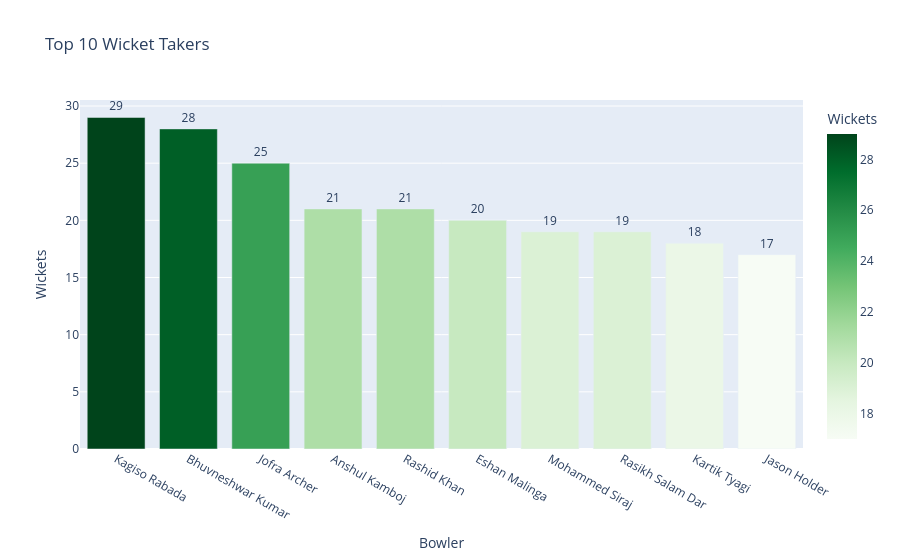

The code cell stored with this chart in its notebook:
### Code cell
fig3 = px.bar(
    top_wickets_df,
    x="Bowler",
    y="Wickets",
    title="Top 10 Wicket Takers",
    text="Wickets",
    color="Wickets",
    color_continuous_scale="Greens"
)

fig3.update_traces(textposition="outside")

### Figure 1 — Plotly figure (JSON) as saved in the notebook; plotly's stock layout.template omitted (floating-point values rounded to 4 significant figures)
{"data": [{"hovertemplate": "Bowler=%{x}<br>Wickets=%{marker.color}<extra></extra>", "legendgroup": "", "marker": {"color": [29, 28, 25, 21, 21, 20, 19, 19, 18, 17], "coloraxis": "coloraxis", "pattern": {"shape": ""}}, "name": "", "orientation": "v", "showlegend": false, "text": [29.0, 28.0, 25.0, 21.0, 21.0, 20.0, 19.0, 19.0, 18.0, 17.0], "textposition": "outside", "type": "bar", "x": ["Kagiso Rabada", "Bhuvneshwar Kumar", "Jofra Archer", "Anshul Kamboj", "Rashid Khan", "Eshan Malinga", "Mohammed Siraj", "Rasikh Salam Dar", "Kartik Tyagi", "Jason Holder"], "xaxis": "x", "y": [29, 28, 25, 21, 21, 20, 19, 19, 18, 17], "yaxis": "y"}], "layout": {"barmode": "relative", "coloraxis": {"autocolorscale": false, "colorbar": {"title": {"text": "Wickets"}}, "colorscale": [[0, "rgb(247,252,245)"], [0.125, "rgb(229,245,224)"], [0.25, "rgb(199,233,192)"], [0.375, "rgb(161,217,155)"], [0.5, "rgb(116,196,118)"], [0.625, "rgb(65,171,93)"], [0.75, "rgb(35,139,69)"], [0.875, "rgb(0,109,44)"], [1, "rgb(0,68,27)"]]}, "legend": {"tracegroupgap": 0}, "title": {"text": "Top 10 Wicket Takers"}, "xaxis": {"anchor": "y", "domain": [0, 1], "title": {"text": "Bowler"}}, "yaxis": {"anchor": "x", "domain": [0, 1], "title": {"text": "Wickets"}}}}
